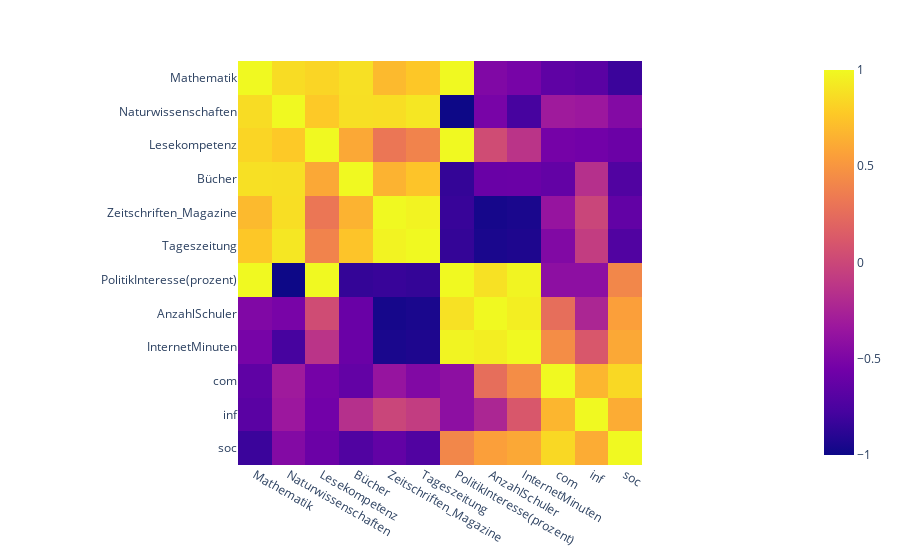

Notebook code for this chart:
### Code cell
px.imshow(data_raw.corr())

### Figure 1 — Plotly figure (JSON) as saved in the notebook; plotly's stock layout.template omitted (floating-point values rounded to 4 significant figures; data arrays with more than 128 entries replaced by an {"elided": "..."} marker saying what was removed)
{"data": [{"coloraxis": "coloraxis", "hovertemplate": "x: %{x}<br>y: %{y}<br>color: %{z}<extra></extra>", "name": "0", "type": "heatmap", "x": ["Mathematik", "Naturwissenschaften", "Lesekompetenz", "Bücher", "Zeitschriften_Magazine", "Tageszeitung", "PolitikInteresse(prozent)", "AnzahlSchuler", "InternetMinuten", "com", "inf", "soc"], "xaxis": "x", "y": ["Mathematik", "Naturwissenschaften", "Lesekompetenz", "Bücher", "Zeitschriften_Magazine", "Tageszeitung", "PolitikInteresse(prozent)", "AnzahlSchuler", "InternetMinuten", "com", "inf", "soc"], "yaxis": "y", "z": {"elided": "12x12 float values"}}], "layout": {"coloraxis": {"colorscale": [[0, "#0d0887"], [0.1111, "#46039f"], [0.2222, "#7201a8"], [0.3333, "#9c179e"], [0.4444, "#bd3786"], [0.5556, "#d8576b"], [0.6667, "#ed7953"], [0.7778, "#fb9f3a"], [0.8889, "#fdca26"], [1, "#f0f921"]]}, "margin": {"t": 60}, "xaxis": {"anchor": "y", "constrain": "domain", "domain": [0, 1], "scaleanchor": "y"}, "yaxis": {"anchor": "x", "autorange": "reversed", "constrain": "domain", "domain": [0, 1]}}}
